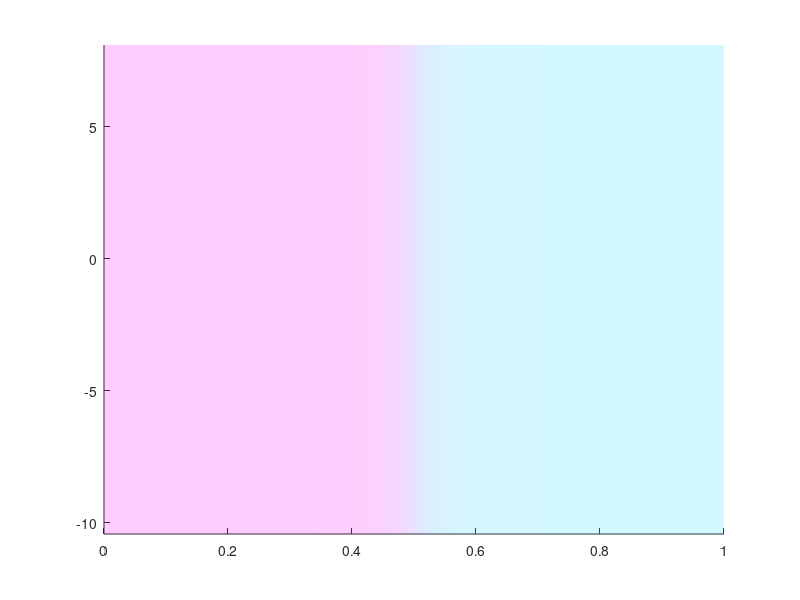

MATLAB code for this plot: (Note: this script raises an error after producing the figure.)
%% main.m
%
% Author: 
%   Tiger Hou
%
% Description:
%   Finite element method for reflected waves in changing physical media
%
%% simulation
%
% https://www-users.math.umn.edu/~olver/num_/lnp.pdf
%
close all
clear;clc

%solve the wave eqn over 0 < x < 1
%with BCs u(10,t) = u(20,t) = 0
%and IC u(x,0) = exp(-10*x);

saveGIF = false;

%params for problem
a = 0; 
b = 1;
c = @(x) 0.25*(2-atan(40*(x-b/2)));
ln = b-a;

%initial condition
u0 = @(x) exp(-200.*(x-0.3).^2);
v0 = @(x) 0;

%# of n points to use
nvect = 400;

T = 4; % final time
dt = (b-a)/nvect(end)/5;

%initialize u vect
uvect = cell(size(nvect));

% iterate through interior point sizes
for j = 1 : length( nvect )

    % Build n, xj points, A matrix and g vector
        % # of grid points
        n = nvect( j );

        % build interp points
        xj = linspace(a,b,n+1)';

        %grid spacing (uniform)
        dx = ( b - a ) / n;
        
        %  sigma function
        s = c(xj) * dt / dx;
        
        % build A matrix
        diag_ct = diag(2*(1-s(2:end-1).^2));
        diag_dn = diag(s(2:end-2).^2,-1);
        diag_up = diag(s(3:end-1).^2, 1);
        A = diag_ct + diag_dn + diag_up;

        % also build identity mat (same size as A)
        I = eye(size(A));

        % build b for this set of xj
        g = @(t) 0 * xj(2:end-1) * t;

    % Iterate through time
    
        % build time vector
        tvect = 2*dt:dt:T;
        
        % second order states initialization
        um1 = u0(xj(2:end-1));
        uu  = 0.5 * A * um1 + dt * v0(xj(2:end-1)) + 0.5 * g(0);
        uuvect = repmat(uu,1,length(tvect));
        uuvect(:,1) = um1;
        uuvect(:,2) = uu;
        
        for i = 3:length(tvect)
            
            up1 = A * uu - um1 + g(tvect(i));
            um1 = uu;
            uu  = up1;
            
            uuvect(:,i) = up1;
            
        end
        
        uvect{j} = uuvect;

end


%% plotting

temp = uvect{end};
xx = linspace(a,b,size(temp,1));
wave = line(NaN,NaN,'LineWidth',1,'Color','k');

figure(1)

hold on

% make background gradient
yy = linspace(min(temp(:)),max(temp(:)),100);
[X,Y] = meshgrid(xx,yy);
Z = c(X);
Z = Z / max(Z(:));
surf(X,Y,Z,'EdgeColor','none'...
          ,'FaceColor','interp'...
          ,'FaceAlpha',0.2)
cmap = cool(100);
colormap(cmap(ceil(min(Z(:))*100):100,:))
view(2)

% animate and make gif
axis tight manual % this ensures that getframe() returns a consistent size
filename = 'test.gif';
lim_x = [a;b];
lim_y = [min(temp(:));max(temp(:))];
lim_z = [0;1];
update_view(lim_x,lim_y,lim_z);
playtime = T;
pausetime = playtime/size(temp,2);
frameRate = 1/pausetime;

for i = 1:size(temp,2)

    set(wave,'XData',xx,'YData',temp(:,i))
    
    if saveGIF
        
        % Capture the plot as an image 
        frame = getframe; 
        im = frame2im(frame); 
        [imind,cm] = rgb2ind(im,256); 
        % Write to the GIF File 
        if i == 1 
          imwrite(imind,cm,filename,'gif','Loopcount',inf,...
                                          'DelayTime',pausetime); 
        else 
          imwrite(imind,cm,filename,'gif','WriteMode','append',...
                                          'DelayTime',pausetime); 
        end 
    end
    
    pause(pausetime)
    
end
hold off

%% supporting functions

function update_view(lim_x,lim_y,lim_z)

    xlim(lim_x)
    ylim(lim_y)
    zlim(lim_z)

end